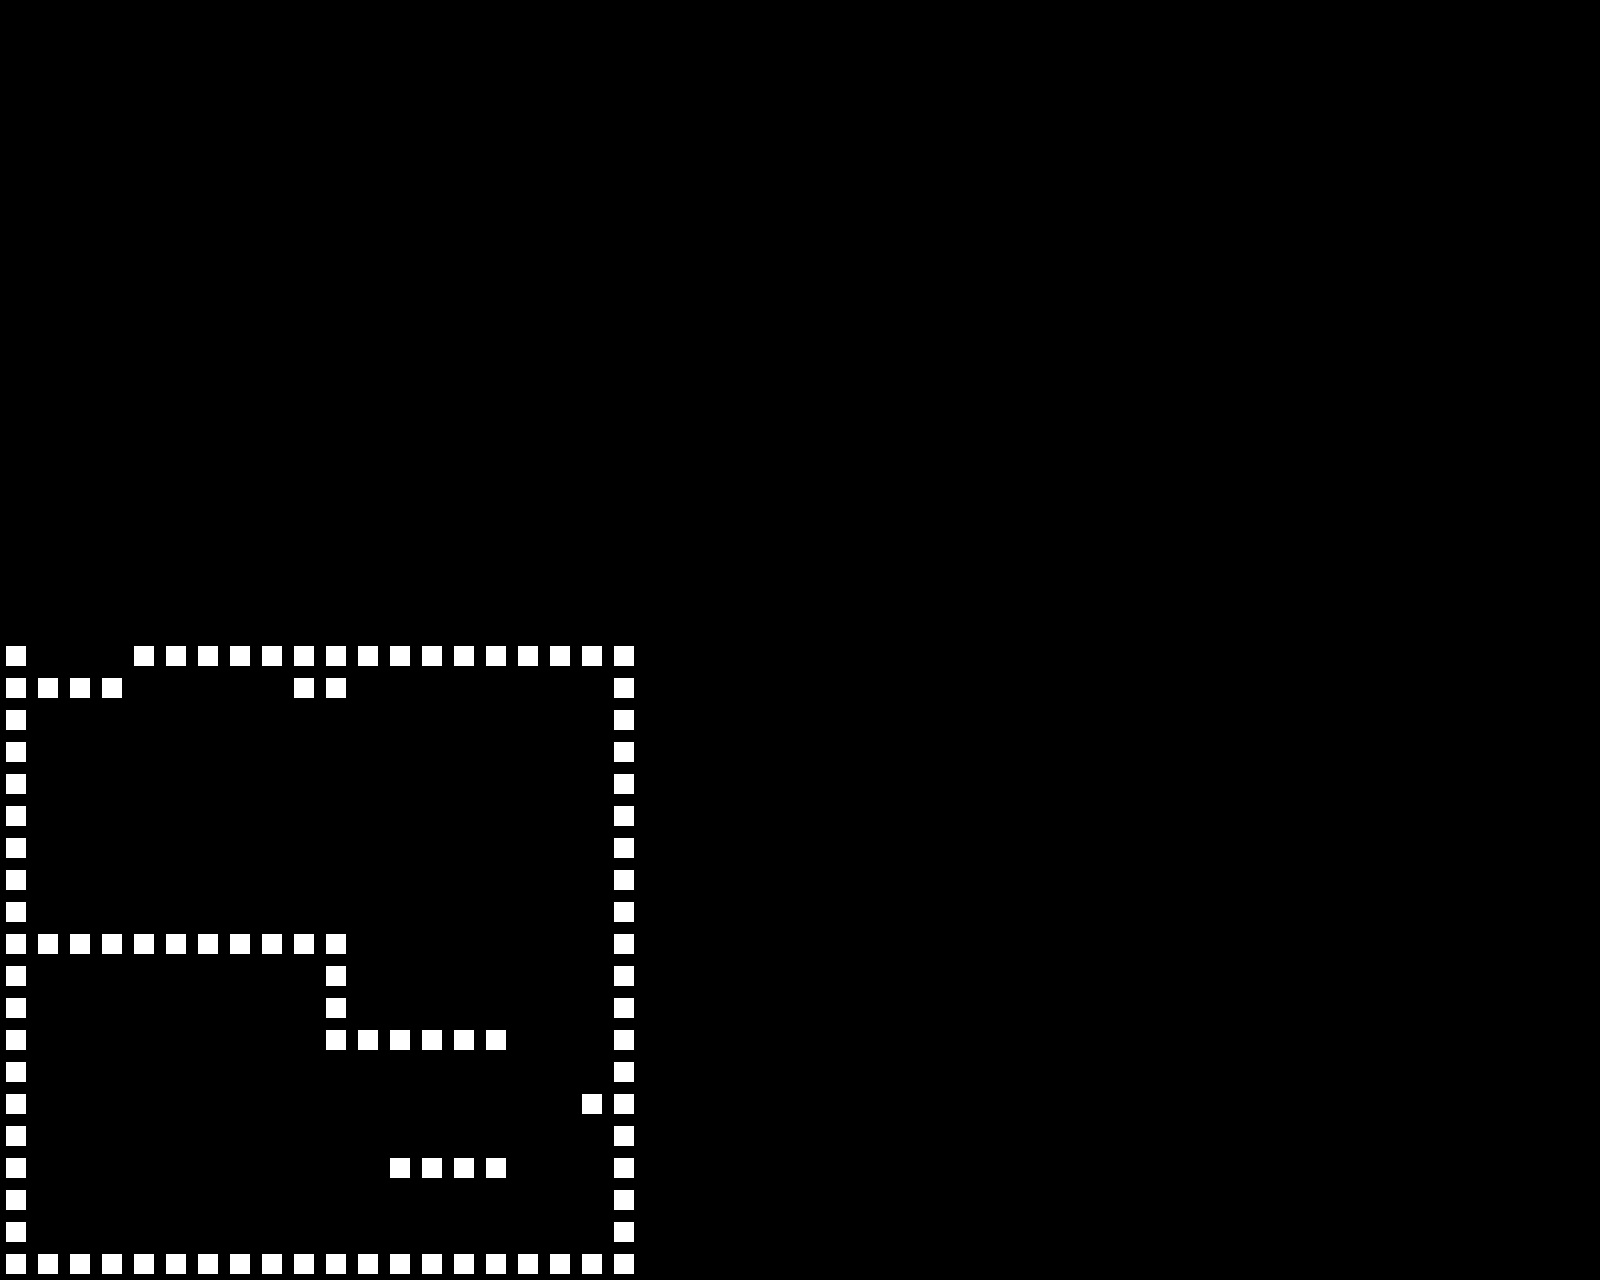

Rendered tile map (Tiled .tmx) drawn with the repository's tilesets; below, a short description and the full map source, tile grids included:
An orthogonal 50x40 tile map with 32x32 px tiles, 1 tile layer (Tile Layer 1), 2 tilesets and 6 objects (2x CameraPos, CameraTrigger, player, player_2, Button).

<map version="1.10" tiledversion="1.11.2" orientation="orthogonal" renderorder="right-down" width="50" height="40" tilewidth="32" tileheight="32" infinite="0" nextlayerid="3" nextobjectid="10">
 <tileset firstgid="1" source="test.tsx" />
 <tileset firstgid="26" source="../assets/objects/button.tsx" />
 <layer id="1" name="Tile Layer 1" class="level" width="50" height="40">
  <data encoding="csv">
0,0,0,0,0,0,0,0,0,0,0,0,0,0,0,0,0,0,0,0,0,0,0,0,0,0,0,0,0,0,0,0,0,0,0,0,0,0,0,0,0,0,0,0,0,0,0,0,0,0,
0,0,0,0,0,0,0,0,0,0,0,0,0,0,0,0,0,0,0,0,0,0,0,0,0,0,0,0,0,0,0,0,0,0,0,0,0,0,0,0,0,0,0,0,0,0,0,0,0,0,
0,0,0,0,0,0,0,0,0,0,0,0,0,0,0,0,0,0,0,0,0,0,0,0,0,0,0,0,0,0,0,0,0,0,0,0,0,0,0,0,0,0,0,0,0,0,0,0,0,0,
0,0,0,0,0,0,0,0,0,0,0,0,0,0,0,0,0,0,0,0,0,0,0,0,0,0,0,0,0,0,0,0,0,0,0,0,0,0,0,0,0,0,0,0,0,0,0,0,0,0,
0,0,0,0,0,0,0,0,0,0,0,0,0,0,0,0,0,0,0,0,0,0,0,0,0,0,0,0,0,0,0,0,0,0,0,0,0,0,0,0,0,0,0,0,0,0,0,0,0,0,
0,0,0,0,0,0,0,0,0,0,0,0,0,0,0,0,0,0,0,0,0,0,0,0,0,0,0,0,0,0,0,0,0,0,0,0,0,0,0,0,0,0,0,0,0,0,0,0,0,0,
0,0,0,0,0,0,0,0,0,0,0,0,0,0,0,0,0,0,0,0,0,0,0,0,0,0,0,0,0,0,0,0,0,0,0,0,0,0,0,0,0,0,0,0,0,0,0,0,0,0,
0,0,0,0,0,0,0,0,0,0,0,0,0,0,0,0,0,0,0,0,0,0,0,0,0,0,0,0,0,0,0,0,0,0,0,0,0,0,0,0,0,0,0,0,0,0,0,0,0,0,
0,0,0,0,0,0,0,0,0,0,0,0,0,0,0,0,0,0,0,0,0,0,0,0,0,0,0,0,0,0,0,0,0,0,0,0,0,0,0,0,0,0,0,0,0,0,0,0,0,0,
0,0,0,0,0,0,0,0,0,0,0,0,0,0,0,0,0,0,0,0,0,0,0,0,0,0,0,0,0,0,0,0,0,0,0,0,0,0,0,0,0,0,0,0,0,0,0,0,0,0,
0,0,0,0,0,0,0,0,0,0,0,0,0,0,0,0,0,0,0,0,0,0,0,0,0,0,0,0,0,0,0,0,0,0,0,0,0,0,0,0,0,0,0,0,0,0,0,0,0,0,
0,0,0,0,0,0,0,0,0,0,0,0,0,0,0,0,0,0,0,0,0,0,0,0,0,0,0,0,0,0,0,0,0,0,0,0,0,0,0,0,0,0,0,0,0,0,0,0,0,0,
0,0,0,0,0,0,0,0,0,0,0,0,0,0,0,0,0,0,0,0,0,0,0,0,0,0,0,0,0,0,0,0,0,0,0,0,0,0,0,0,0,0,0,0,0,0,0,0,0,0,
0,0,0,0,0,0,0,0,0,0,0,0,0,0,0,0,0,0,0,0,0,0,0,0,0,0,0,0,0,0,0,0,0,0,0,0,0,0,0,0,0,0,0,0,0,0,0,0,0,0,
0,0,0,0,0,0,0,0,0,0,0,0,0,0,0,0,0,0,0,0,0,0,0,0,0,0,0,0,0,0,0,0,0,0,0,0,0,0,0,0,0,0,0,0,0,0,0,0,0,0,
0,0,0,0,0,0,0,0,0,0,0,0,0,0,0,0,0,0,0,0,0,0,0,0,0,0,0,0,0,0,0,0,0,0,0,0,0,0,0,0,0,0,0,0,0,0,0,0,0,0,
0,0,0,0,0,0,0,0,0,0,0,0,0,0,0,0,0,0,0,0,0,0,0,0,0,0,0,0,0,0,0,0,0,0,0,0,0,0,0,0,0,0,0,0,0,0,0,0,0,0,
0,0,0,0,0,0,0,0,0,0,0,0,0,0,0,0,0,0,0,0,0,0,0,0,0,0,0,0,0,0,0,0,0,0,0,0,0,0,0,0,0,0,0,0,0,0,0,0,0,0,
0,0,0,0,0,0,0,0,0,0,0,0,0,0,0,0,0,0,0,0,0,0,0,0,0,0,0,0,0,0,0,0,0,0,0,0,0,0,0,0,0,0,0,0,0,0,0,0,0,0,
0,0,0,0,0,0,0,0,0,0,0,0,0,0,0,0,0,0,0,0,0,0,0,0,0,0,0,0,0,0,0,0,0,0,0,0,0,0,0,0,0,0,0,0,0,0,0,0,0,0,
1,0,0,0,1,1,1,1,1,1,1,1,1,1,1,1,1,1,1,1,0,0,0,0,0,0,0,0,0,0,0,0,0,0,0,0,0,0,0,0,0,0,0,0,0,0,0,0,0,0,
1,1,1,1,0,0,0,0,0,1,1,0,0,0,0,0,0,0,0,1,0,0,0,0,0,0,0,0,0,0,0,0,0,0,0,0,0,0,0,0,0,0,0,0,0,0,0,0,0,0,
1,0,0,0,0,0,0,0,0,0,0,0,0,0,0,0,0,0,0,1,0,0,0,0,0,0,0,0,0,0,0,0,0,0,0,0,0,0,0,0,0,0,0,0,0,0,0,0,0,0,
1,0,0,0,0,0,0,0,0,0,0,0,0,0,0,0,0,0,0,1,0,0,0,0,0,0,0,0,0,0,0,0,0,0,0,0,0,0,0,0,0,0,0,0,0,0,0,0,0,0,
1,0,0,0,0,0,0,0,0,0,0,0,0,0,0,0,0,0,0,1,0,0,0,0,0,0,0,0,0,0,0,0,0,0,0,0,0,0,0,0,0,0,0,0,0,0,0,0,0,0,
1,0,0,0,0,0,0,0,0,0,0,0,0,0,0,0,0,0,0,1,0,0,0,0,0,0,0,0,0,0,0,0,0,0,0,0,0,0,0,0,0,0,0,0,0,0,0,0,0,0,
1,0,0,0,0,0,0,0,0,0,0,0,0,0,0,0,0,0,0,1,0,0,0,0,0,0,0,0,0,0,0,0,0,0,0,0,0,0,0,0,0,0,0,0,0,0,0,0,0,0,
1,0,0,0,0,0,0,0,0,0,0,0,0,0,0,0,0,0,0,1,0,0,0,0,0,0,0,0,0,0,0,0,0,0,0,0,0,0,0,0,0,0,0,0,0,0,0,0,0,0,
1,0,0,0,0,0,0,0,0,0,0,0,0,0,0,0,0,0,0,1,0,0,0,0,0,0,0,0,0,0,0,0,0,0,0,0,0,0,0,0,0,0,0,0,0,0,0,0,0,0,
1,1,1,1,1,1,1,1,1,1,1,0,0,0,0,0,0,0,0,1,0,0,0,0,0,0,0,0,0,0,0,0,0,0,0,0,0,0,0,0,0,0,0,0,0,0,0,0,0,0,
1,0,0,0,0,0,0,0,0,0,1,0,0,0,0,0,0,0,0,1,0,0,0,0,0,0,0,0,0,0,0,0,0,0,0,0,0,0,0,0,0,0,0,0,0,0,0,0,0,0,
1,0,0,0,0,0,0,0,0,0,1,0,0,0,0,0,0,0,0,1,0,0,0,0,0,0,0,0,0,0,0,0,0,0,0,0,0,0,0,0,0,0,0,0,0,0,0,0,0,0,
1,0,0,0,0,0,0,0,0,0,1,1,1,1,1,1,0,0,0,1,0,0,0,0,0,0,0,0,0,0,0,0,0,0,0,0,0,0,0,0,0,0,0,0,0,0,0,0,0,0,
1,0,0,0,0,0,0,0,0,0,0,0,0,0,0,0,0,0,0,1,0,0,0,0,0,0,0,0,0,0,0,0,0,0,0,0,0,0,0,0,0,0,0,0,0,0,0,0,0,0,
1,0,0,0,0,0,0,0,0,0,0,0,0,0,0,0,0,0,1,1,0,0,0,0,0,0,0,0,0,0,0,0,0,0,0,0,0,0,0,0,0,0,0,0,0,0,0,0,0,0,
1,0,0,0,0,0,0,0,0,0,0,0,0,0,0,0,0,0,0,1,0,0,0,0,0,0,0,0,0,0,0,0,0,0,0,0,0,0,0,0,0,0,0,0,0,0,0,0,0,0,
1,0,0,0,0,0,0,0,0,0,0,0,1,1,1,1,0,0,0,1,0,0,0,0,0,0,0,0,0,0,0,0,0,0,0,0,0,0,0,0,0,0,0,0,0,0,0,0,0,0,
1,0,0,0,0,0,0,0,0,0,0,0,0,0,0,0,0,0,0,1,0,0,0,0,0,0,0,0,0,0,0,0,0,0,0,0,0,0,0,0,0,0,0,0,0,0,0,0,0,0,
1,0,0,0,0,0,0,0,0,0,0,0,0,0,0,0,0,0,0,1,0,0,0,0,0,0,0,0,0,0,0,0,0,0,0,0,0,0,0,0,0,0,0,0,0,0,0,0,0,0,
1,1,1,1,1,1,1,1,1,1,1,1,1,1,1,1,1,1,1,1,0,0,0,0,0,0,0,0,0,0,0,0,0,0,0,0,0,0,0,0,0,0,0,0,0,0,0,0,0,0
</data>
 </layer>
 <objectgroup id="2" name="positions" class="positions">
  <object id="2" name="second_room" type="CameraTrigger" x="416" y="928" width="96" height="96">
   <properties>
    <property name="trigger_type" value="trigger" />
   </properties>
  </object>
  <object id="3" name="default" type="CameraPos" x="0" y="928">
   <properties>
    <property name="screen_height" value="11" />
    <property name="screen_width" value="20" />
    <property name="trigger_type" value="activated" />
   </properties>
   <point />
  </object>
  <object id="4" name="player" x="173.333" y="1077.33">
   <point />
  </object>
  <object id="5" name="player_2" x="298.667" y="1065.33">
   <point />
  </object>
  <object id="6" name="second_room" type="CameraPos" x="0" y="640">
   <properties>
    <property name="screen_height" value="20" />
    <property name="screen_width" value="40" />
    <property name="trigger_type" value="activated" />
   </properties>
   <point />
  </object>
  <object id="9" name="box_drop" type="Button" gid="26" x="64" y="1248" width="124.667" height="99.3333">
   <properties>
    <property name="trigger_type" value="trigger" />
   </properties>
  </object>
 </objectgroup>
</map>
